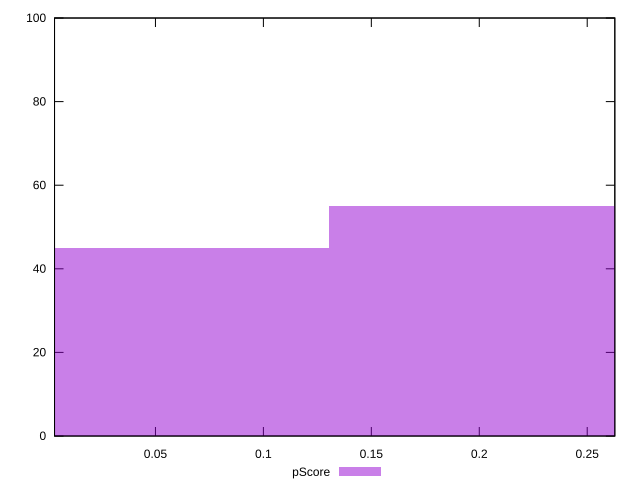

The gnuplot source for this figure:
reset

$pScore <<EOF
0 45
0.26062963835080866 55
EOF

set key outside below
set boxwidth 0.26062963835080866
set xrange [0.0032521211570840647:0.26278877104710546]
set yrange [0:100]
set trange [0:100]
set style fill transparent solid 0.5 noborder
set terminal svg size 640, 490 enhanced background rgb 'white'
set output "report_00018_2021-02-10T15-25-16.877Z/cumulative-layout-shift/samples/pages+cached+noadtech/pScore/histogram.svg"

plot $pScore title "pScore" with boxes

reset
